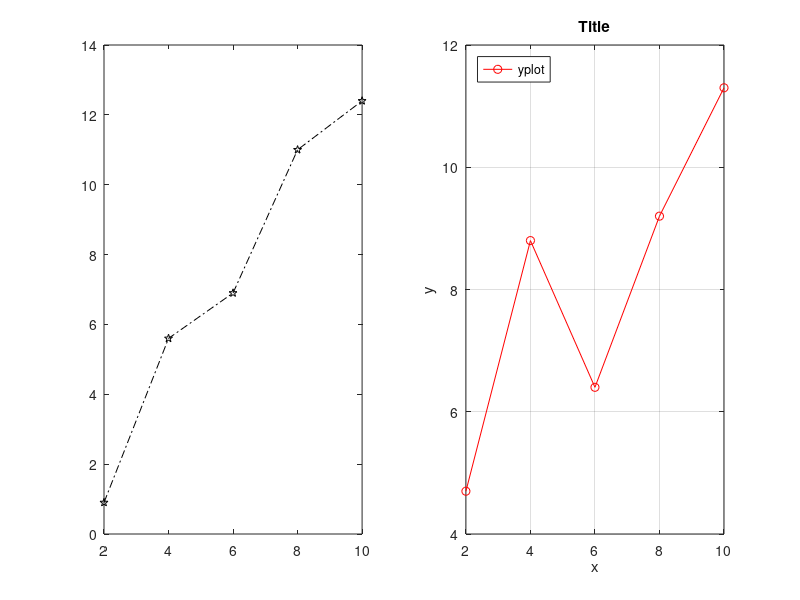
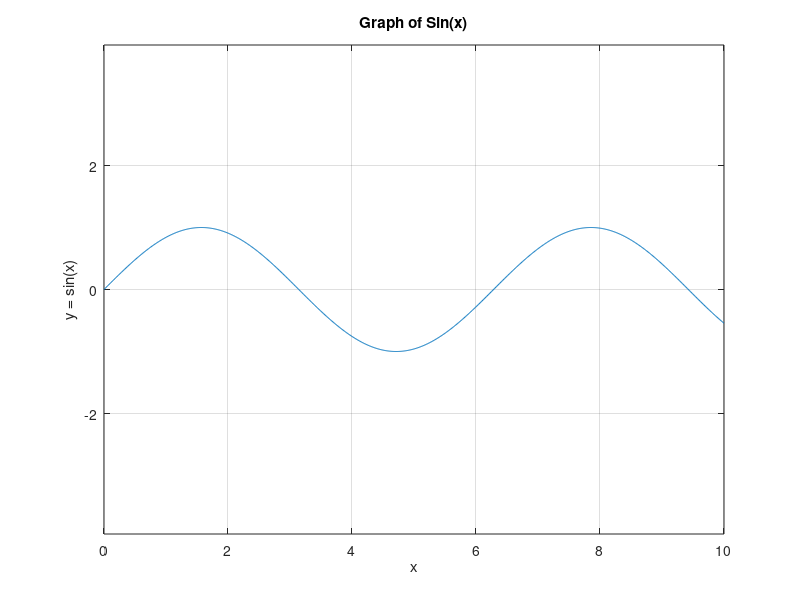
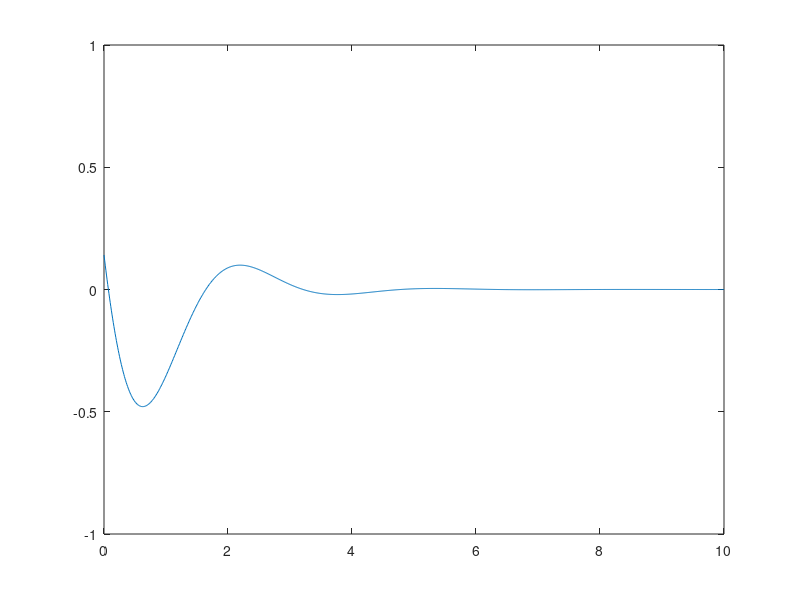
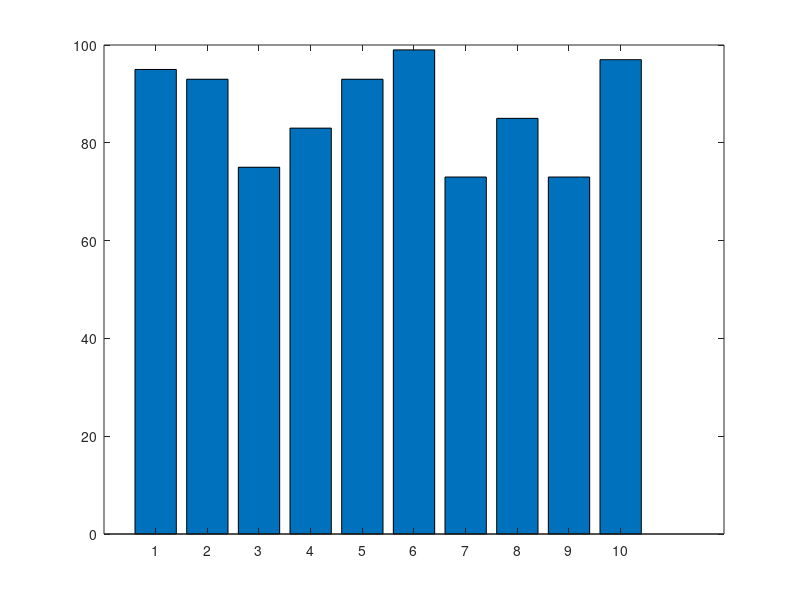

Source code (MATLAB) for these figures, in order:
% Kryzstof Kudlak
% ENGR 102
% Plotting ICA
%%
clc; clear; close all;
%%

x = 2:2:10;
y = [0.9 5.6 6.9 11 12.4];
z = [4.7 8.8 6.4 9.2 11.3];

subplot(1,2,1);
plot(x,y,'-.pk');
%hold on;
subplot(1,2,2);
plot(x,z,'-or');


% plot(x, y, linespec)
% Linespec options: https://www.mathworks.com/help/matlab/ref/plot.html#btzitot-LineSpec

% Figure Annotations
xlabel('x');
ylabel('y');
title('Title');
legend('yplot', 'zplot', 'Location', 'northwest');
grid on;

%%
x = 0:0.01:10;
y = sin(x);
figure(2);

plot(x,y); xlabel('x'); ylabel('y = sin(x)'); title('Graph of Sin(x)')
grid on; axis equal;

%% 
x = 0:0.01:10;
y = exp(-x).*sin(2*x+3);
figure(3);
plot(x,y);
axis([0 10 -1 1]);

%%
x = 1:10;
y = [95 93 75 83 93 99 73 85 73 97];
figure(4);
bar(x, y);

%%
% Problem 1
x = -100:0.5:100;
y = 693.8 - 68.8*cosh(x/99.7);
figure(5);
plot(x, y, 'g*');
xlabel('x'); ylabel('y'); title('Problem 1')

%%
% Problem 2
x = -5:0.1:10;
y = 5*sin(x)./(x + exp(-0.75*x)) - 3*x/5;
figure(6);
plot(x, y);
xlabel('x'); ylabel('y'); title('Problem 2');












